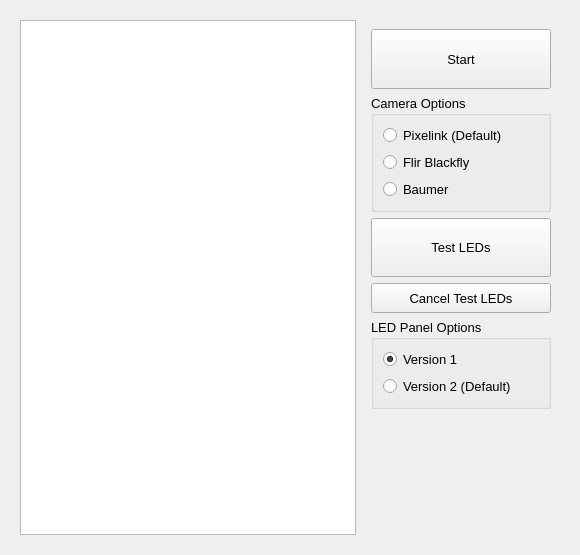
      <widget class="QWidget" name="startingPage">
       <layout class="QHBoxLayout" name="horizontalLayout_28">
        <item>
         <widget class="QWidget" name="startingWidget" native="true">
          <property name="sizePolicy">
           <sizepolicy hsizetype="Preferred" vsizetype="Expanding">
            <horstretch>0</horstretch>
            <verstretch>0</verstretch>
           </sizepolicy>
          </property>
          <layout class="QHBoxLayout" name="horizontalLayout_26">
           <item>
            <widget class="QTextEdit" name="startingInfo">
             <property name="sizePolicy">
              <sizepolicy hsizetype="Expanding" vsizetype="Expanding">
               <horstretch>3</horstretch>
               <verstretch>3</verstretch>
              </sizepolicy>
             </property>
             <property name="font">
              <font>
               <pointsize>12</pointsize>
              </font>
             </property>
            </widget>
           </item>
           <item>
            <widget class="QWidget" name="widget_2" native="true">
             <property name="sizePolicy">
              <sizepolicy hsizetype="Expanding" vsizetype="Expanding">
               <horstretch>1</horstretch>
               <verstretch>0</verstretch>
              </sizepolicy>
             </property>
             <layout class="QVBoxLayout" name="verticalLayout_43">
              <item>
               <widget class="QPushButton" name="startButton">
                <property name="sizePolicy">
                 <sizepolicy hsizetype="Minimum" vsizetype="Expanding">
                  <horstretch>1</horstretch>
                  <verstretch>2</verstretch>
                 </sizepolicy>
                </property>
                <property name="font">
                 <font>
                  <pointsize>10</pointsize>
                 </font>
                </property>
                <property name="text">
                 <string>Start</string>
                </property>
               </widget>
              </item>
              <item>
               <widget class="QGroupBox" name="cameraSelectGroup">
                <property name="sizePolicy">
                 <sizepolicy hsizetype="Preferred" vsizetype="Preferred">
                  <horstretch>0</horstretch>
                  <verstretch>0</verstretch>
                 </sizepolicy>
                </property>
                <property name="font">
                 <font>
                  <pointsize>10</pointsize>
                 </font>
                </property>
                <property name="title">
                 <string>Camera Options</string>
                </property>
                <layout class="QVBoxLayout" name="verticalLayout_42">
                 <item>
                  <widget class="QRadioButton" name="pixilinkSelect">
                   <property name="text">
                    <string>Pixelink (Default)</string>
                   </property>
                  </widget>
                 </item>
                 <item>
                  <widget class="QRadioButton" name="blackflySelect">
                   <property name="text">
                    <string>Flir Blackfly</string>
                   </property>
                  </widget>
                 </item>
                 <item>
                  <widget class="QRadioButton" name="baumerSelect">
                   <property name="text">
                    <string>Baumer</string>
                   </property>
                  </widget>
                 </item>
                </layout>
               </widget>
              </item>
              <item>
               <widget class="QPushButton" name="testLEDsButton">
                <property name="sizePolicy">
                 <sizepolicy hsizetype="Minimum" vsizetype="Expanding">
                  <horstretch>1</horstretch>
                  <verstretch>2</verstretch>
                 </sizepolicy>
                </property>
                <property name="font">
                 <font>
                  <pointsize>10</pointsize>
                 </font>
                </property>
                <property name="text">
                 <string>Test LEDs</string>
                </property>
               </widget>
              </item>
              <item>
               <widget class="QPushButton" name="cancelLEDsButton">
                <property name="sizePolicy">
                 <sizepolicy hsizetype="Minimum" vsizetype="Expanding">
                  <horstretch>1</horstretch>
                  <verstretch>1</verstretch>
                 </sizepolicy>
                </property>
                <property name="font">
                 <font>
                  <pointsize>10</pointsize>
                 </font>
                </property>
                <property name="text">
                 <string>Cancel Test LEDs</string>
                </property>
               </widget>
              </item>
              <item>
               <widget class="QGroupBox" name="LEDselectGroup">
                <property name="sizePolicy">
                 <sizepolicy hsizetype="Preferred" vsizetype="Preferred">
                  <horstretch>0</horstretch>
                  <verstretch>0</verstretch>
                 </sizepolicy>
                </property>
                <property name="font">
                 <font>
                  <pointsize>10</pointsize>
                 </font>
                </property>
                <property name="title">
                 <string>LED Panel Options</string>
                </property>
                <layout class="QVBoxLayout" name="verticalLayout_41">
                 <item>
                  <widget class="QRadioButton" name="LEDversion1">
                   <property name="text">
                    <string>Version 1</string>
                   </property>
                   <property name="checked">
                    <bool>true</bool>
                   </property>
                  </widget>
                 </item>
                 <item>
                  <widget class="QRadioButton" name="LEDversion2">
                   <property name="sizePolicy">
                    <sizepolicy hsizetype="Minimum" vsizetype="Fixed">
                     <horstretch>0</horstretch>
                     <verstretch>0</verstretch>
                    </sizepolicy>
                   </property>
                   <property name="text">
                    <string>Version 2 (Default)</string>
                   </property>
                   <property name="checked">
                    <bool>false</bool>
                   </property>
                  </widget>
                 </item>
                </layout>
               </widget>
              </item>
              <item>
               <widget class="QWidget" name="widget_4" native="true">
                <property name="sizePolicy">
                 <sizepolicy hsizetype="Preferred" vsizetype="Preferred">
                  <horstretch>0</horstretch>
                  <verstretch>2</verstretch>
                 </sizepolicy>
                </property>
                <layout class="QGridLayout" name="gridLayout_21">
                 <item row="5" column="0">
                  <spacer name="verticalSpacer_2">
                   <property name="orientation">
                    <enum>Qt::Vertical</enum>
                   </property>
                   <property name="sizeType">
                    <enum>QSizePolicy::Expanding</enum>
                   </property>
                   <property name="sizeHint" stdset="0">
                    <size>
                     <width>20</width>
                     <height>40</height>
                    </size>
                   </property>
                  </spacer>
                 </item>
                 <item row="2" column="0">
                  <widget class="QWidget" name="widget_5" native="true">
                   <property name="sizePolicy">
                    <sizepolicy hsizetype="Expanding" vsizetype="Expanding">
                     <horstretch>0</horstretch>
                     <verstretch>0</verstretch>
                    </sizepolicy>
                   </property>
                   <layout class="QHBoxLayout" name="horizontalLayout_29">
                    <item>
                     <spacer name="horizontalSpacer_24">
                      <property name="orientation">
                       <enum>Qt::Horizontal</enum>
                      </property>
                      <property name="sizeType">
                       <enum>QSizePolicy::Expanding</enum>
                      </property>
                      <property name="sizeHint" stdset="0">
                       <size>
                        <width>40</width>
                        <height>20</height>
                       </size>
                      </property>
                     </spacer>
                    </item>
                    <item>
                     <widget class="QLabel" name="RITLogo">
                      <property name="sizePolicy">
                       <sizepolicy hsizetype="Fixed" vsizetype="Fixed">
                        <horstretch>0</horstretch>
                        <verstretch>0</verstretch>
                       </sizepolicy>
                      </property>
                      <property name="minimumSize">
                       <size>
                        <width>144</width>
                        <height>75</height>
                       </size>
                      </property>
                      <property name="maximumSize">
                       <size>
                        <width>720</width>
                        <height>375</height>
                       </size>
                      </property>
                      <property name="sizeIncrement">
                       <size>
                        <width>144</width>
                        <height>75</height>
                       </size>
                      </property>
                      <property name="text">
                       <string/>
                      </property>
                      <property name="pixmap">
                       <pixmap>imgs/RIT_RGB_hor.png</pixmap>
                      </property>
                      <property name="scaledContents">
                       <bool>true</bool>
                      </property>
                     </widget>
                    </item>
                    <item>
                     <spacer name="horizontalSpacer_25">
                      <property name="orientation">
                       <enum>Qt::Horizontal</enum>
                      </property>
                      <property name="sizeType">
                       <enum>QSizePolicy::Expanding</enum>
                      </property>
                      <property name="sizeHint" stdset="0">
                       <size>
                        <width>40</width>
                        <height>20</height>
                       </size>
                      </property>
                     </spacer>
                    </item>
                   </layout>
                  </widget>
                 </item>
                 <item row="0" column="0">
                  <spacer name="verticalSpacer">
                   <property name="orientation">
                    <enum>Qt::Vertical</enum>
                   </property>
                   <property name="sizeType">
                    <enum>QSizePolicy::Expanding</enum>
                   </property>
                   <property name="sizeHint" stdset="0">
                    <size>
                     <width>20</width>
                     <height>40</height>
                    </size>
                   </property>
                  </spacer>
                 </item>
                </layout>
               </widget>
              </item>
             </layout>
            </widget>
           </item>
          </layout>
         </widget>
        </item>
       </layout>
      </widget>
